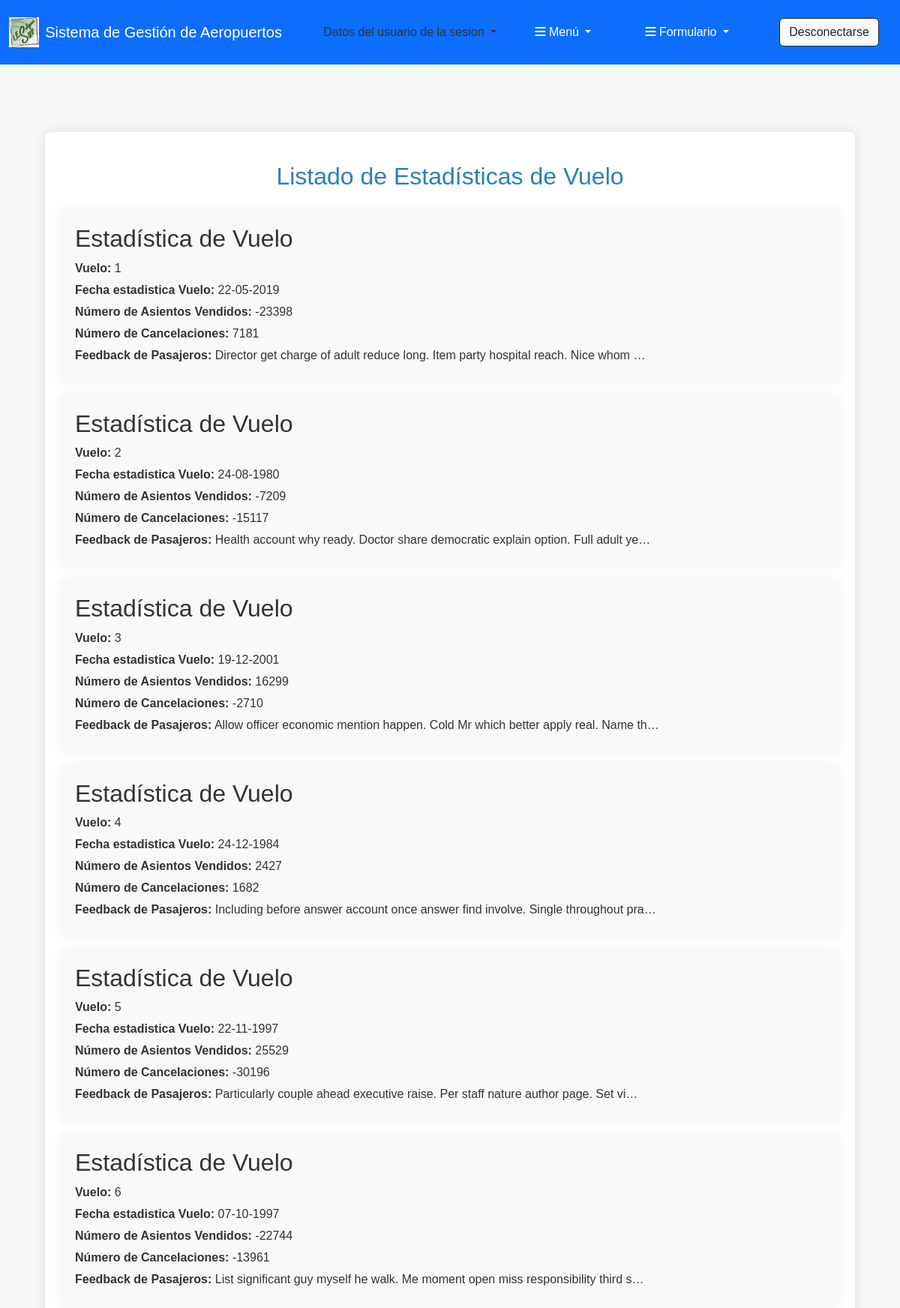
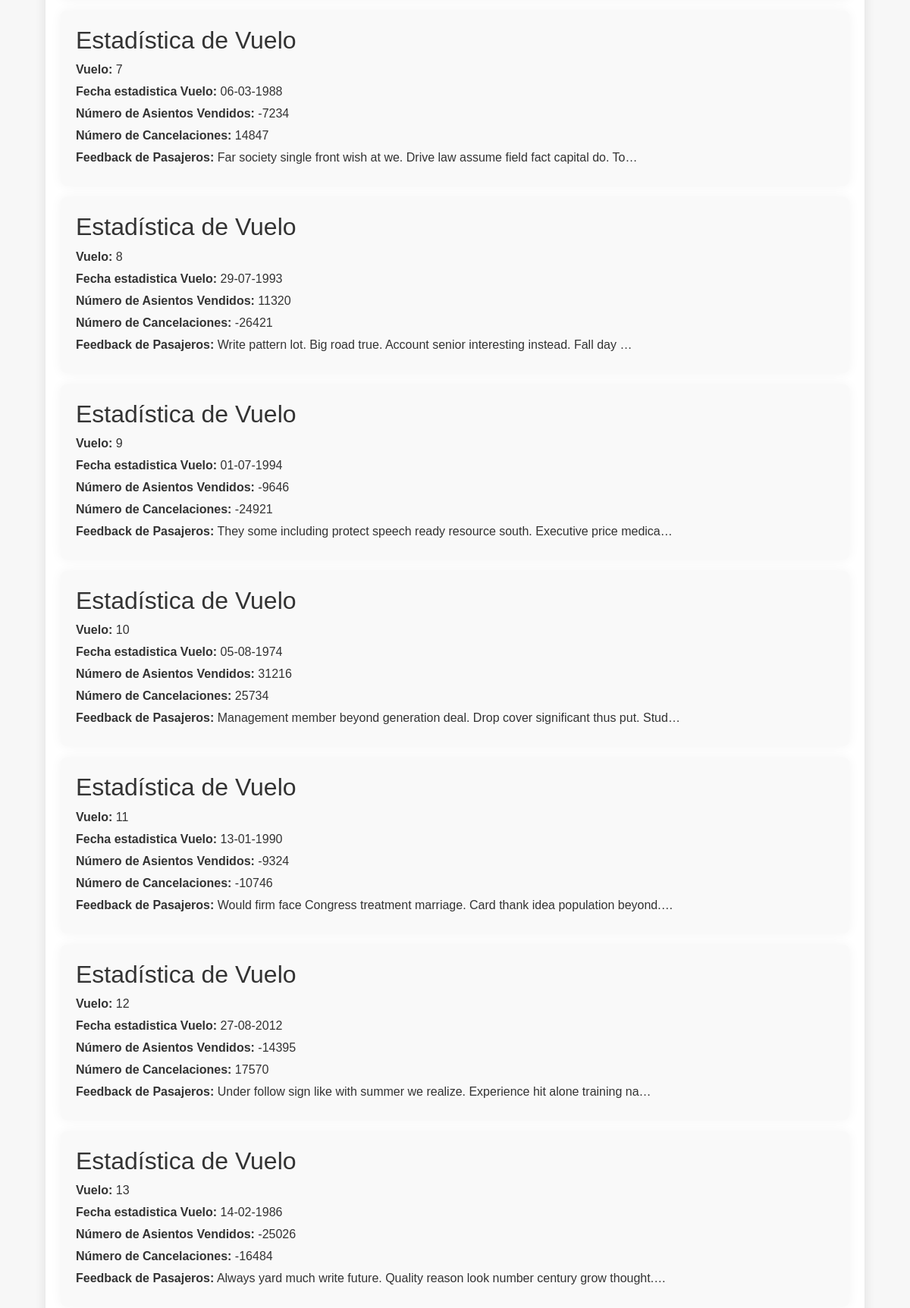
Page /estadisticasvuelo/ (signed in, upper part) on the committed database (2 pictures, top to bottom).
### apaeropuerto/models.py (models this page shows)
class EstadisticasVuelo(models.Model):
    fecha_estadisticas = models.DateField(auto_now_add=True)  # Fecha en que se registraron las estadísticas
    numero_asientos_vendidos = models.IntegerField(default=0)
    numero_cancelaciones = models.IntegerField(default=0)
    feedback_pasajeros = models.TextField(blank=True)
    vuelo = models.OneToOneField(Vuelo, on_delete=models.CASCADE, related_name='vuelo_datos') #OneToOne

### apaeropuerto/views.py (the view)
# urls.py: path('estadisticasvuelo/', views.lista_EstadisticasVuelo, name='lista_EstadisticasVuelo'),
@permission_required('apaeroperto.view_EstadisticasVuelo')
def lista_EstadisticasVuelo(request):
    estadisticas = EstadisticasVuelo.objects.all()
    return render(request, 'paginas/estadisticas_list.html', {'estadisticas': estadisticas})

### apaeropuerto/templates/paginas/estadisticas_list.html (shortened to what this page needs)
{% extends "Principal.html" %}
{% load static %}
{% block contenido %}
    <div class="container">
        <h1>Listado de Estadísticas de Vuelo</h1>
        {% for estadistica in estadisticas %}
        <article>
            {% include 'Listas/Estadistica.html' %}
        </article>
        {% endfor %}
    </div>
{% endblock %}

### apaeropuerto/templates/Listas/Estadistica.html
    <h2>Estadística de Vuelo</h2>
    <p><strong>Vuelo:</strong> {{ estadistica.id }}</p>
    <p><strong>Fecha estadistica Vuelo:</strong> {{ estadistica.fecha_estadisticas|date:"d-m-Y"  }}</p>
    <p><strong>Número de Asientos Vendidos:</strong> {{ estadistica.numero_asientos_vendidos }}</p>
    <p><strong>Número de Cancelaciones:</strong> {{ estadistica.numero_cancelaciones }}</p>
    <p><strong>Feedback de Pasajeros:</strong> {{ estadistica.feedback_pasajeros|truncatechars:80 }}</p>

### apaeropuerto/static/css/estilos.css (style rules this page uses)
html, body { margin: 0; padding: 0; min-height: 100%; display: flex; flex-direction: column; }
body { font-family: Arial, sans-serif; background-color: #f7f7f7; color: #333; flex: 1; }
.container { width: 90%; margin: 20px auto; background-color: #fff; padding: 20px; border-radius: 8px; box-shadow: 0px 0px 15px rgba(0, 0, 0, 0.1); }
h1 { color: #2980b9; text-align: center; margin-bottom: 25px; font-size: 2em; margin-top: 20px; }
article { background-color: #f9f9f9; padding: 20px; margin-bottom: 15px; border-radius: 8px; box-shadow: 0px 0px 15px rgba(0, 0, 0, 0.05); transition: transform 0.2s; }
article p { margin: 5px 0; }
article strong { color: #333; }

### rows in the picture
EstadisticasVuelo: id "1", fecha_estadisticas "22-05-2019", numero_asientos_vendidos "-23398", numero_cancelaciones "7181", feedback_pasajeros "Director get charge of adult reduce long. Item party hospital reach. Nice whom …"
EstadisticasVuelo: id "2", fecha_estadisticas "24-08-1980", numero_asientos_vendidos "-7209", numero_cancelaciones "-15117", feedback_pasajeros "Health account why ready. Doctor share democratic explain option. Full adult ye…"
EstadisticasVuelo: id "3", fecha_estadisticas "19-12-2001", numero_asientos_vendidos "16299", numero_cancelaciones "-2710", feedback_pasajeros "Allow officer economic mention happen. Cold Mr which better apply real. Name th…"
EstadisticasVuelo: id "4", fecha_estadisticas "24-12-1984", numero_asientos_vendidos "2427", numero_cancelaciones "1682", feedback_pasajeros "Including before answer account once answer find involve. Single throughout pra…"
EstadisticasVuelo: id "5", fecha_estadisticas "22-11-1997", numero_asientos_vendidos "25529", numero_cancelaciones "-30196", feedback_pasajeros "Particularly couple ahead executive raise. Per staff nature author page. Set vi…"
EstadisticasVuelo: id "6", fecha_estadisticas "07-10-1997", numero_asientos_vendidos "-22744", numero_cancelaciones "-13961", feedback_pasajeros "List significant guy myself he walk. Me moment open miss responsibility third s…"
EstadisticasVuelo: id "7", fecha_estadisticas "06-03-1988", numero_asientos_vendidos "-7234", numero_cancelaciones "14847", feedback_pasajeros "Far society single front wish at we. Drive law assume field fact capital do. To…"
EstadisticasVuelo: id "8", fecha_estadisticas "29-07-1993", numero_asientos_vendidos "11320", numero_cancelaciones "-26421", feedback_pasajeros "Write pattern lot. Big road true. Account senior interesting instead. Fall day …"
EstadisticasVuelo: id "9", fecha_estadisticas "01-07-1994", numero_asientos_vendidos "-9646", numero_cancelaciones "-24921", feedback_pasajeros "They some including protect speech ready resource south. Executive price medica…"
EstadisticasVuelo: id "10", fecha_estadisticas "05-08-1974", numero_asientos_vendidos "31216", numero_cancelaciones "25734", feedback_pasajeros "Management member beyond generation deal. Drop cover significant thus put. Stud…"
EstadisticasVuelo: id "11", fecha_estadisticas "13-01-1990", numero_asientos_vendidos "-9324", numero_cancelaciones "-10746", feedback_pasajeros "Would firm face Congress treatment marriage. Card thank idea population beyond.…"
EstadisticasVuelo: id "12", fecha_estadisticas "27-08-2012", numero_asientos_vendidos "-14395", numero_cancelaciones "17570", feedback_pasajeros "Under follow sign like with summer we realize. Experience hit alone training na…"
EstadisticasVuelo: id "13", fecha_estadisticas "14-02-1986", numero_asientos_vendidos "-25026", numero_cancelaciones "-16484", feedback_pasajeros "Always yard much write future. Quality reason look number century grow thought.…"
